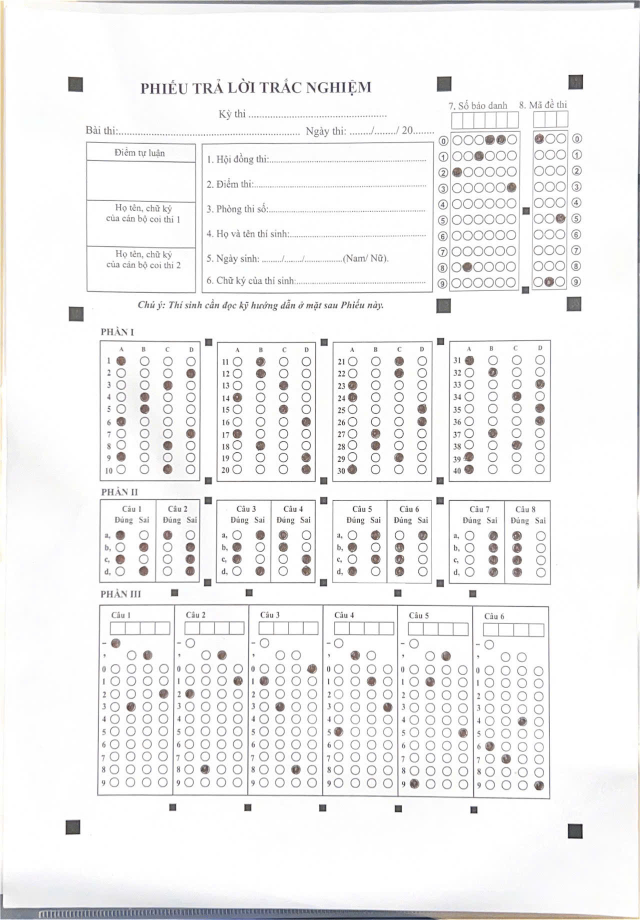
#> input picture images/f1.jpg, 1280 x 1840 px (shown at 1/2 size)
$ python -i black_square_detection_service.py   (imports and definitions only)
#> lines starting #> are read from the running program, lines starting #| are printed output that depends on the picture; after the words box and inside, x2 and y2 are one past the last pixel; in counts of white or black regions, pixels touching at a corner belong together
#> further down, picture is the input picture: shape (1840, 1280, 3); mean B, G, R 242.2, 242.2, 242.4
import cv2
import numpy as np
import math
import base64
import os
import time
from typing import List, Dict, Tuple, Any, Optional
import imutils


def find_optimal_threshold_for_squares(gray_image: np.ndarray, debug_dir: str = "output") -> Tuple[int, np.ndarray]:
    """
    Tìm threshold tối ưu để detect ô vuông đen bằng cách thử nhiều giá trị threshold
    Yêu cầu phải detect được đúng 31 ô vuông, nếu không sẽ trả về lỗi

    Args:
        gray_image: Ảnh grayscale
        debug_dir: Thư mục lưu ảnh debug khi có lỗi

    Returns:
        Tuple (best_threshold, best_thresh_image)

    Raises:
        ValueError: Nếu không tìm thấy threshold nào detect được đúng 31 ô vuông
    """
#> called with debug_dir = 'output'
    print("🔍 Tìm threshold tối ưu cho detection ô vuông đen...")
    print("📋 Yêu cầu: Phải detect được đúng 31 ô vuông")

    best_threshold = -1
    best_count = 0
    best_thresh_image = None
    best_contours = None
    results = []
    target_squares = 31

    # Sử dụng bước nhảy 5 thay vì 10
    for threshold_val in range(20, 201, 5):
        _, thresh = cv2.threshold(gray_image, threshold_val, 255, cv2.THRESH_BINARY_INV)
        contours, _ = cv2.findContours(thresh, cv2.RETR_EXTERNAL, cv2.CHAIN_APPROX_SIMPLE)

        valid_squares = count_valid_black_squares(contours)
        results.append({'thresh': threshold_val, 'squares': valid_squares})

        # Ưu tiên threshold detect được đúng 31 ô vuông
        if valid_squares == target_squares:
            best_count = valid_squares
            best_threshold = threshold_val
            best_thresh_image = thresh.copy()
            best_contours = contours
            print(f"🎯 Tìm thấy threshold hoàn hảo: {threshold_val}, squares={valid_squares}")
            break
        elif valid_squares > best_count:
            best_count = valid_squares
            best_threshold = threshold_val
            best_thresh_image = thresh.copy()
            best_contours = contours
            print(f"🎯 Threshold mới tốt nhất: {threshold_val}, squares={valid_squares}")
#> this loop made 17 passes
#> (count in count_valid_black_squares, valid_squares, best_count) on passes 10, 12, 13, 14, 15, 16, 17: (1, 1, 1), (3, 3, 3), (6, 6, 6), (9, 9, 9), (21, 21, 21), (27, 27, 27), (31, 31, 31)
#> (printed output is left out)
#> pass 1, in find_optimal_threshold_for_squares, `_, thresh = cv2.threshold(gray_image, threshold_val, 255, cv2.THRESH_B..`:
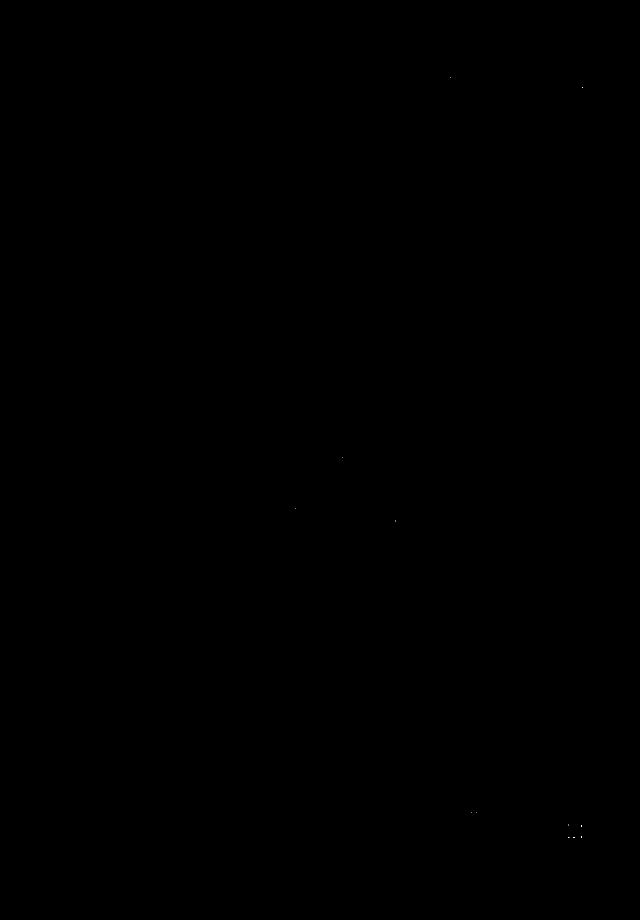
#> thresh: shape (1840, 1280) (shown at 1/2 size); 0% white in thin lines or dots, all inside (x1, y1, x2, y2) = (591, 154, 1165, 1676)
#> after the loop:
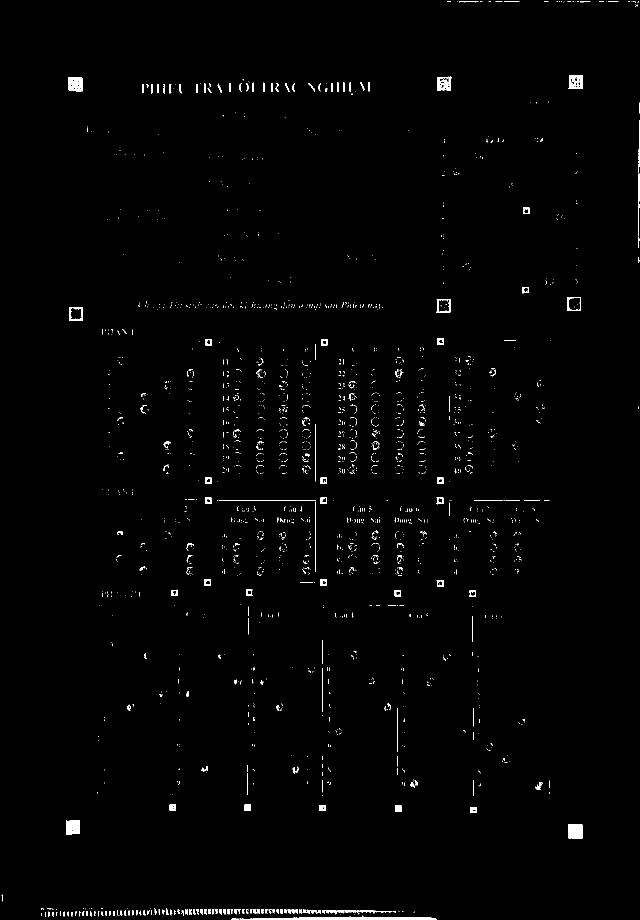
#> best_thresh_image: shape (1840, 1280) (shown at 1/2 size); 0.97% white; 2055 white regions (1855 under 20 px)
#> after the loop, results = 17 items

    print("\n📊 Kết quả tìm threshold:")
    for res in results:
        if res['squares'] == target_squares:
            status = "🎯 PERFECT"
        elif res['thresh'] == best_threshold:
            status = "🎯 BEST"
        elif res['squares'] > 0:
            status = "✅"
        else:
            status = "❌"
        print(f"   Threshold {res['thresh']}: {res['squares']} squares {status}")
#> this loop made 17 passes
#> (res, status) on passes 1 to 8: ({'thresh': 20, 'squares': 0}, '❌'), ({'thresh': 25, 'squares': 0}, '❌'), ({'thresh': 30, 'squares': 0}, '❌'), ({'thresh': 35, 'squares': 0}, '❌'), ({'thresh': 40, 'squares': 0}, '❌'), ({'thresh': 45, 'squares': 0}, '❌'), ({'thresh': 50, 'squares': 0}, '❌'), ({'thresh': 55, 'squares': 0}, '❌')
#> (printed output is left out)

    # Kiểm tra xem có detect được đúng 31 ô vuông không
    if best_count != target_squares:
        error_msg = f"❌ KHÔNG DETECT ĐƯỢC ĐÚNG {target_squares} Ô VUÔNG! Chỉ tìm thấy {best_count} ô vuông với threshold tốt nhất {best_threshold}"
        print(f"\n{error_msg}")

        # Tạo debug image để hiển thị các ô vuông đã detect được
        debug_image_path = create_debug_image_for_failed_detection(
            gray_image, best_thresh_image, best_contours, best_threshold, best_count, target_squares, debug_dir
        )

        # Thêm thông tin debug image vào error message
        enhanced_error_msg = f"{error_msg}\n🖼️ Debug image saved: {debug_image_path}"
        print(f"🖼️ Debug image saved: {debug_image_path}")

        raise ValueError(enhanced_error_msg)

    if best_threshold == -1:
        # Fallback: sử dụng threshold 128 nếu không tìm thấy gì
        print("⚠️ Không tìm thấy threshold tối ưu, sử dụng fallback threshold=128")
        best_threshold = 128
        _, best_thresh_image = cv2.threshold(gray_image, best_threshold, 255, cv2.THRESH_BINARY_INV)

    print(f"🎯 Threshold tối ưu: {best_threshold} với {best_count} ô vuông")
#| 🎯 Threshold tối ưu: 100 với 31 ô vuông
    return best_threshold, best_thresh_image

def detect_and_count_squares(contours) -> tuple[int, list]:
    """
    Vừa đếm vừa detect tất cả ô vuông đen hợp lệ từ danh sách contours
    (Cách A: quét epsilon thích ứng + convex hull trước khi approx)
    """
    detected_squares = []
    square_id = 1

    for cnt in contours:
        area = cv2.contourArea(cnt)
        # Điều chỉnh ngưỡng area để cân bằng giữa ô lớn và ô nhỏ
        if area < 10 or area > 3000:  # Từ 10 pixels đến 3000 pixels
            continue

        # --- CÁCH A: epsilon thích ứng + convex hull ---
        peri = cv2.arcLength(cnt, True)
        if peri <= 0:
            continue

        hull = cv2.convexHull(cnt)

        # Quét epsilon từ nhỏ -> vừa, ưu tiên nghiệm 4 đỉnh & lồi
        eps_list = [0.005, 0.0075, 0.01, 0.0125, 0.015, 0.02]
        best4 = None
        fallback = None  # lưu ứng viên 4–6 đỉnh nếu chưa ra đúng 4

        for k in eps_list:
            eps = k * peri
            cand = cv2.approxPolyDP(hull, eps, True)

            # Lưu fallback "gần đúng" (4-6 đỉnh), ưu tiên ít đỉnh hơn
            if 4 <= len(cand) <= 6 and (fallback is None or len(cand) < len(fallback)):
                fallback = cand

            # Nghiệm lý tưởng: đúng 4 đỉnh và convex
            if len(cand) == 4 and cv2.isContourConvex(cand):
                best4 = cand
                break

        # Chọn approx cuối cùng
        approx = best4 if best4 is not None else (
            fallback if fallback is not None else cv2.approxPolyDP(hull, 0.01 * peri, True)
        )

        # Chỉ tiếp tục nếu có polygon 4 đỉnh (ổn định cho kiểm tra "ô vuông")
        if len(approx) != 4:
            continue

        # --- TÍNH METRICS (đồng bộ, dùng approx để bounding) ---
        x, y, w, h = cv2.boundingRect(approx)
        aspect_ratio = float(w) / h if h > 0 else 0

        bbox_area = w * h
        contour_area = area  # đã tính ở trên
        fill_ratio = contour_area / bbox_area if bbox_area > 0 else 0

        perimeter = peri  # dùng lại chu vi đã tính
        compactness = (4 * np.pi * contour_area / (perimeter * perimeter)) if perimeter > 0 else 0

        hull_area = cv2.contourArea(hull)
        solidity = (contour_area / hull_area) if hull_area > 0 else 0

        # Điều kiện để detect ô vuông đen (tránh hình tròn)
        if (0.7 <= aspect_ratio <= 1.3 and
                fill_ratio >= 0.6 and
                0.1 <= compactness <= 0.85 and
                solidity >= 0.6):                    # Solidity cao

            # Tính tọa độ tâm
            M = cv2.moments(cnt)
            if M['m00'] != 0:
                center_x = int(M['m10'] / M['m00'])
                center_y = int(M['m01'] / M['m00'])

                square_info = {
                    "id": square_id,
                    "center": (center_x, center_y),
                    "bounding_box": (x, y, w, h),
                    "area": contour_area,
                    "found": True,
                    "aspect_ratio": aspect_ratio,
                    "fill_ratio": fill_ratio,
                    "compactness": compactness,
                    "solidity": solidity
                }

                detected_squares.append(square_info)
                square_id += 1

    return len(detected_squares), detected_squares


def count_valid_black_squares(contours) -> int:
    """
    Wrapper function để tương thích với code cũ
    Chỉ trả về số lượng ô vuông
    """
    count, _ = detect_and_count_squares(contours)
    return count


# [609 lines left out: functions create_debug_image_for_failed_detection, calculate_student_id_roi, calculate_exam_code_roi, calculate_part1_roi, calculate_part2_roi, calculate_part3_roi and 2 more, not called in this run]


def detect_all_black_squares_direct(image: np.ndarray, debug: bool = False, debug_dir: str = "output") -> List[Dict[str, Any]]:
    """
    Detect tất cả ô vuông đen trực tiếp từ ảnh sử dụng phương pháp tương tự omr_service

    Args:
        image: Ảnh đầu vào (BGR format)
        debug: Có in debug info không
        debug_dir: Thư mục lưu ảnh debug khi có lỗi

    Returns:
        List các ô vuông đen được detect
    """
    gray = cv2.cvtColor(image, cv2.COLOR_BGR2GRAY)

    # Tìm threshold tối ưu
    optimal_thresh, binary = find_optimal_threshold_for_squares(gray, debug_dir)
#> optimal_thresh = 100

    # Tìm các contour
    contours, _ = cv2.findContours(binary, cv2.RETR_EXTERNAL, cv2.CHAIN_APPROX_SIMPLE)
#> contours = 2039 contours, 1934 with area under 20; largest, box (x1, y1, x2, y2) and area: (480, 1833, 874, 1839) 1188, (1136, 1648, 1165, 1677) 768, (137, 154, 165, 183) 719, (1137, 150, 1166, 178) 719, (132, 1640, 160, 1669) 710

    # SỬ DỤNG HÀM GỘP - KHÔNG CÒN LỌC 2 LẦN!
    count, detected_squares = detect_and_count_squares(contours)

    if debug:
        print(f"Detected {count} squares using unified logic")
        for square in detected_squares:
            print(f"Square {square['id']}: center={square['center']}, area={square['area']:.1f}, "
                  f"aspect={square['aspect_ratio']:.2f}, fill={square['fill_ratio']:.2f}, "
                  f"compact={square['compactness']:.2f}, solid={square['solidity']:.2f}")

    # Sắp xếp theo tổng tọa độ x + y (từ góc trên-trái đến góc dưới-phải theo đường chéo)
    detected_squares.sort(key=lambda s: (s["center"][0] + s["center"][1]))

    # Cập nhật lại ID sau khi sắp xếp
    for i, square in enumerate(detected_squares):
        square["id"] = i + 1
#> this loop made 31 passes

    return detected_squares


# [68 lines left out: function detect_all_black_squares, not called in this run]

>>> import cv2
>>> picture = cv2.imread('../images/f1.jpg')
>>> result = detect_all_black_squares_direct(picture)

$ run again, on images/f2.jpg
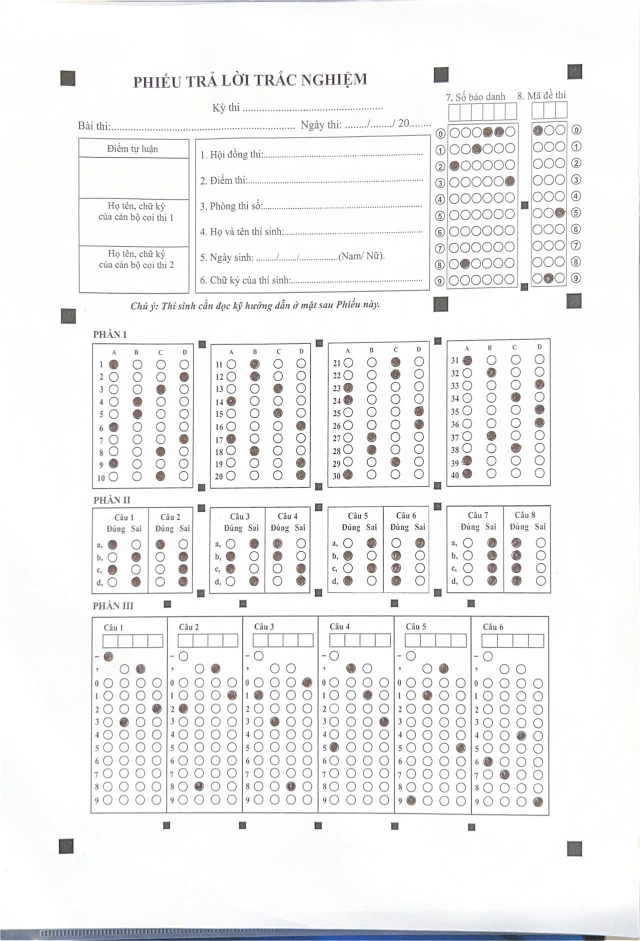
#> input picture images/f2.jpg, 1280 x 1882 px (shown at 1/2 size)
#> picture is the input picture: shape (1882, 1280, 3); mean B, G, R 242.4, 242, 242
#> the loop in find_optimal_threshold_for_squares, `for threshold_val in range(20, 201, 5):` made 19 passes
#> (count in count_valid_black_squares, valid_squares, best_count) on passes 12, 14, 15, 16, 17, 18, 19: (1, 1, 1), (5, 5, 5), (17, 17, 17), (24, 24, 24), (29, 29, 29), (30, 30, 30), (31, 31, 31)
#> (printed output is left out)
#> after the loop in find_optimal_threshold_for_squares, `for threshold_val in range(20, 201, 5):`:
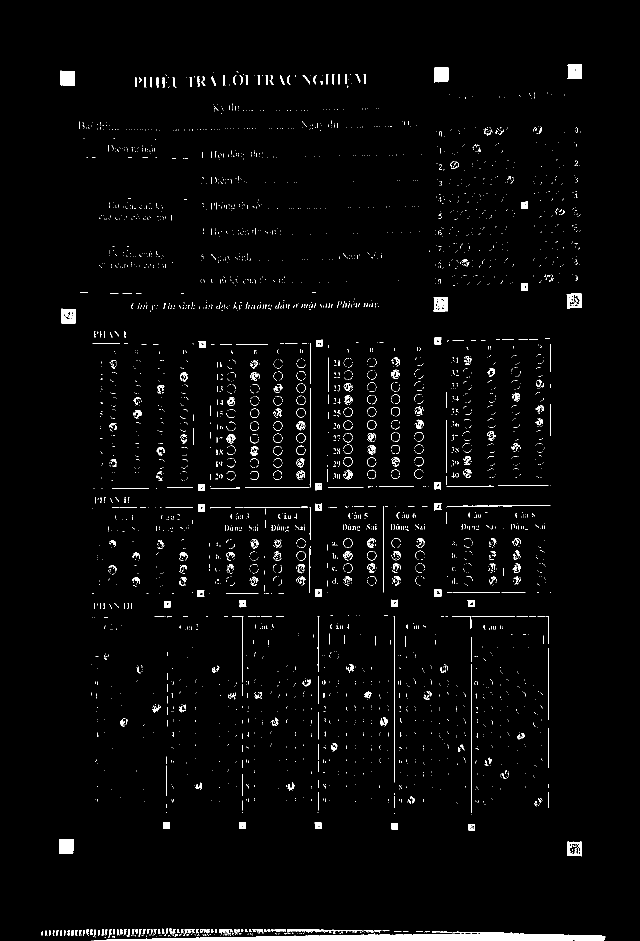
#> best_thresh_image: shape (1882, 1280) (shown at 1/2 size); 2.1% white; 4064 white regions (3681 under 20 px)
#> after the loop in find_optimal_threshold_for_squares, `for threshold_val in range(20, 201, 5):`: results = 19 items
#> the loop in find_optimal_threshold_for_squares, `for res in results:` made 19 passes
#> (res, status) on passes 1 to 8: ({'thresh': 20, 'squares': 0}, '❌'), ({'thresh': 25, 'squares': 0}, '❌'), ({'thresh': 30, 'squares': 0}, '❌'), ({'thresh': 35, 'squares': 0}, '❌'), ({'thresh': 40, 'squares': 0}, '❌'), ({'thresh': 45, 'squares': 0}, '❌'), ({'thresh': 50, 'squares': 0}, '❌'), ({'thresh': 55, 'squares': 0}, '❌')
#> (printed output is left out)
#| 🎯 Threshold tối ưu: 110 với 31 ô vuông
#> optimal_thresh = 110
#> in detect_all_black_squares_direct, `contours, _ = cv2.findContours(binary, cv2.RETR_EXTERNAL, cv2.CHAIN_AP..`: contours = 4060 contours, 3872 with area under 20; largest, box (x1, y1, x2, y2) and area: (187, 1863, 1211, 1881) 8453, (1133, 587, 1163, 617) 782, (121, 141, 150, 172) 780, (868, 135, 897, 165) 776, (118, 1678, 147, 1707) 765
#> in detect_all_black_squares_direct, `count, detected_squares = detect_and_count_squares(contours)`: count = 31; detected_squares = 31 items
#> the loop in detect_all_black_squares_direct, `for i, square in enumerate(detected_squares):` made 31 passes

$ run again, on images/f3.jpg
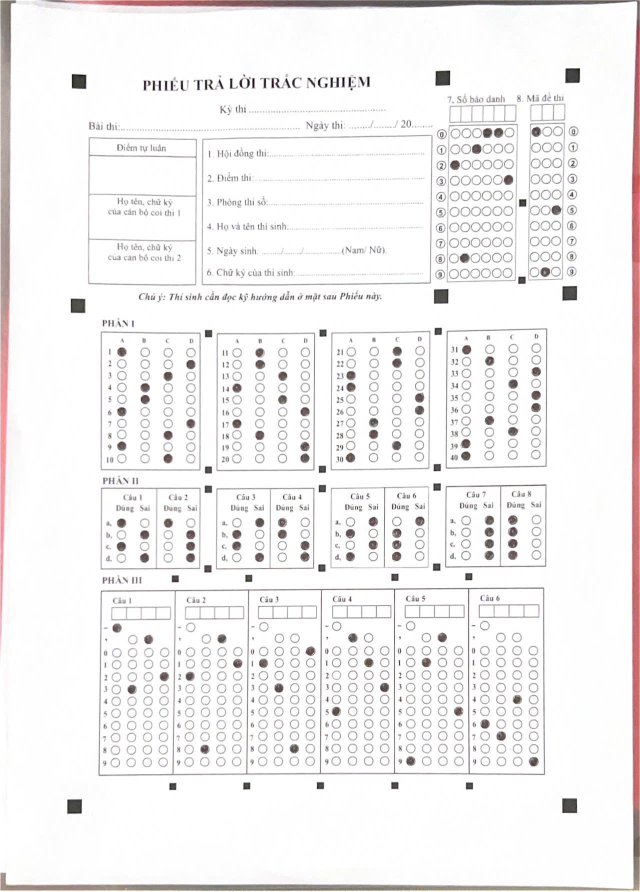
#> input picture images/f3.jpg, 1280 x 1783 px (shown at 1/2 size)
#> picture is the input picture: shape (1783, 1280, 3); mean B, G, R 241.2, 241.2, 242.9
#> the loop in find_optimal_threshold_for_squares, `for threshold_val in range(20, 201, 5):` made 31 passes
#> (count in count_valid_black_squares, valid_squares, best_count) on passes 10, 11, 12, 13, 15, 31: (4, 4, 4), (9, 9, 9), (23, 23, 23), (27, 27, 27), (30, 30, 30), (31, 31, 31)
#> (printed output is left out)
#> after the loop in find_optimal_threshold_for_squares, `for threshold_val in range(20, 201, 5):`:
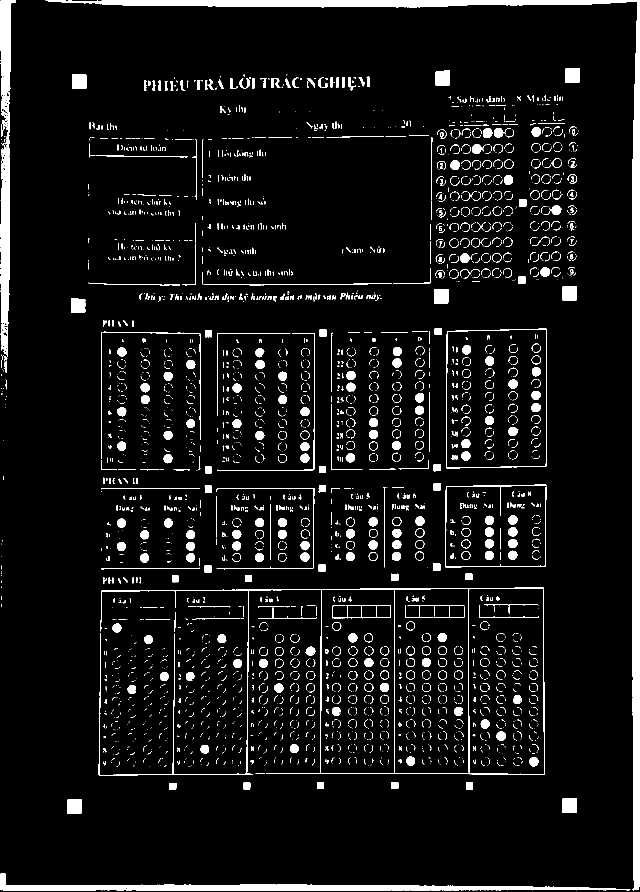
#> best_thresh_image: shape (1783, 1280) (shown at 1/2 size); 6.7% white; 3472 white regions (2621 under 20 px)
#> after the loop in find_optimal_threshold_for_squares, `for threshold_val in range(20, 201, 5):`: results = 31 items
#> the loop in find_optimal_threshold_for_squares, `for res in results:` made 31 passes
#> (res, status) on passes 1 to 8: ({'thresh': 20, 'squares': 0}, '❌'), ({'thresh': 25, 'squares': 0}, '❌'), ({'thresh': 30, 'squares': 0}, '❌'), ({'thresh': 35, 'squares': 0}, '❌'), ({'thresh': 40, 'squares': 0}, '❌'), ({'thresh': 45, 'squares': 0}, '❌'), ({'thresh': 50, 'squares': 0}, '❌'), ({'thresh': 55, 'squares': 0}, '❌')
#> (printed output is left out)
#| 🎯 Threshold tối ưu: 170 với 31 ô vuông
#> optimal_thresh = 170
#> in detect_all_black_squares_direct, `contours, _ = cv2.findContours(binary, cv2.RETR_EXTERNAL, cv2.CHAIN_AP..`: contours = 2698 contours, 2488 with area under 20; largest, box (x1, y1, x2, y2) and area: (197, 1175, 1090, 1552) 166420, (892, 657, 1094, 937) 54963, (91, 0, 1280, 1781) 32862, (1, 1746, 1261, 1781) 10906, (1, 1, 32, 713) 10267
#> the loop in detect_all_black_squares_direct, `for i, square in enumerate(detected_squares):` made 31 passes
